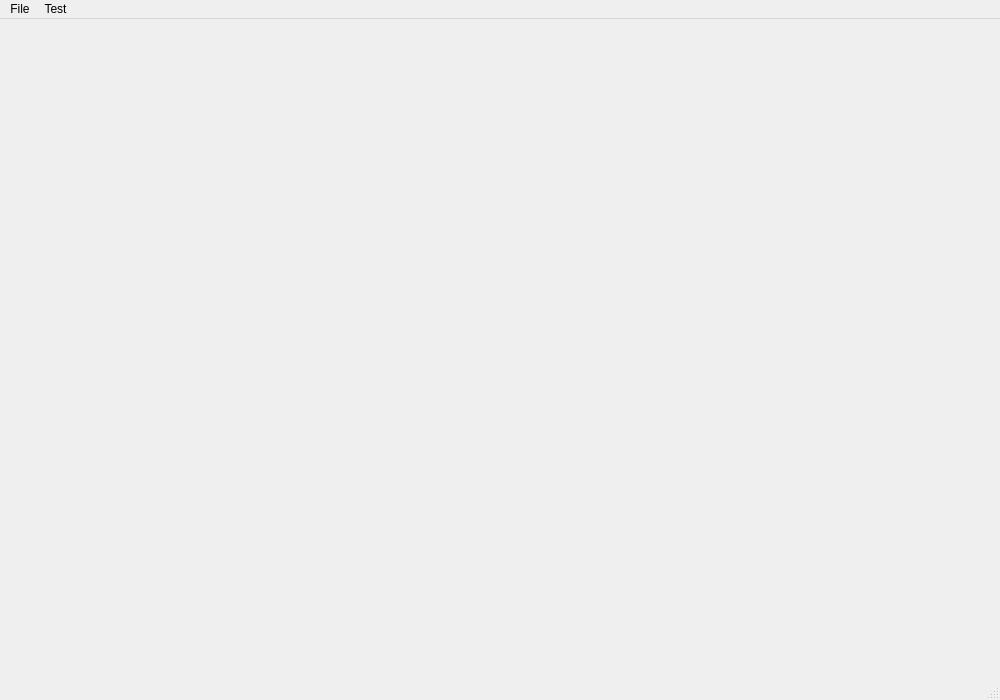
<?xml version="1.0" encoding="UTF-8"?>
<ui version="4.0">
 <class>MainWindow</class>
 <widget class="QMainWindow" name="MainWindow">
  <property name="geometry">
   <rect>
    <x>0</x>
    <y>0</y>
    <width>1000</width>
    <height>700</height>
   </rect>
  </property>
  <property name="windowTitle">
   <string>MainWindow</string>
  </property>
  <widget class="QWidget" name="centralwidget"/>
  <widget class="QMenuBar" name="menubar">
   <property name="geometry">
    <rect>
     <x>0</x>
     <y>0</y>
     <width>1000</width>
     <height>22</height>
    </rect>
   </property>
   <widget class="QMenu" name="menuFile">
    <property name="title">
     <string>File</string>
    </property>
    <addaction name="actionOpen_Setup_Form"/>
   </widget>
   <widget class="QMenu" name="menuTest">
    <property name="title">
     <string>Test</string>
    </property>
    <addaction name="actionSend_Test_129026"/>
   </widget>
   <addaction name="menuFile"/>
   <addaction name="menuTest"/>
  </widget>
  <widget class="QStatusBar" name="statusbar"/>
  <action name="actionOpen_Setup_Form">
   <property name="text">
    <string>Open Setup Form</string>
   </property>
  </action>
  <action name="actionSend_Test_129026">
   <property name="text">
    <string>Send Test 129026</string>
   </property>
  </action>
 </widget>
 <resources/>
 <connections/>
</ui>
